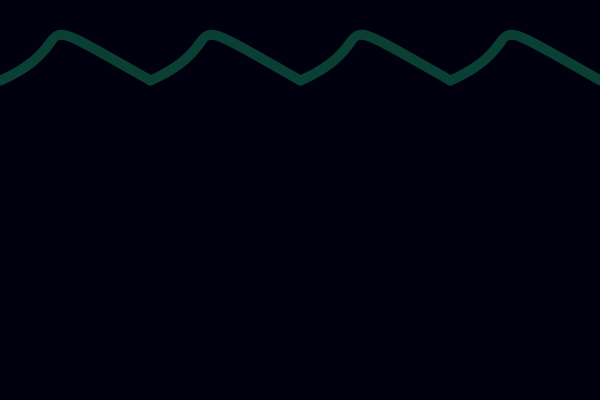
Frame 1 (no input)
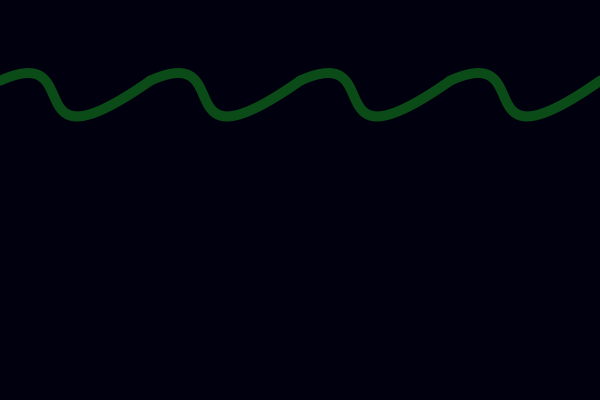
Frame 60 (the mouse pressed at the canvas centre just before this capture)
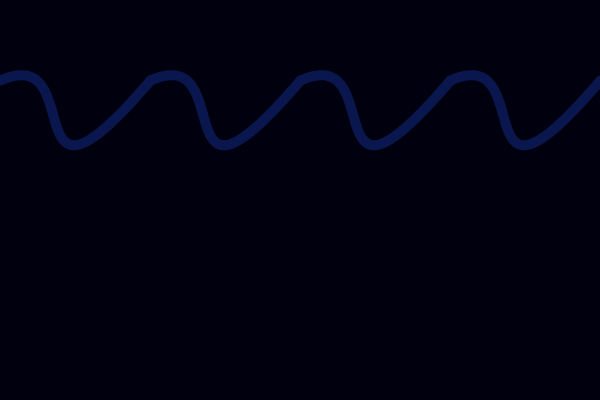
Frame 120 (the mouse held since frame 60 and released just before this capture)

The Processing sketch that drew these frames (run headless with seeded random() and noise(); from frame 60 on, the mouse is pressed at the canvas centre):

// Processing sketch: processing_148312
// ── processing_148312.pde

int waveY = 1;
int waveDir = 3;

void setup()
{
size(600,400);
//frameRate(20);
}

void draw()

{
 background(0,0,15);
noFill();

strokeWeight(10);
stroke(10, random(100), random(200));
color(10, 10,random(255));



noFill();

bezier(150, 80, 10, waveY, 90, 40, 0, 80);//wave1
bezier(300, 80, 160, waveY, 240, 40, 150, 80);//wave1
bezier(450, 80, 310, waveY, 390, 40, 300, 80);//wave1
bezier(600, 80, 460, waveY, 540, 40, 450, 80);//wave1

if(waveY >= height-100 || waveY <= 0)
{
  waveDir = -waveDir;
}

waveY = waveY+waveDir;


}
